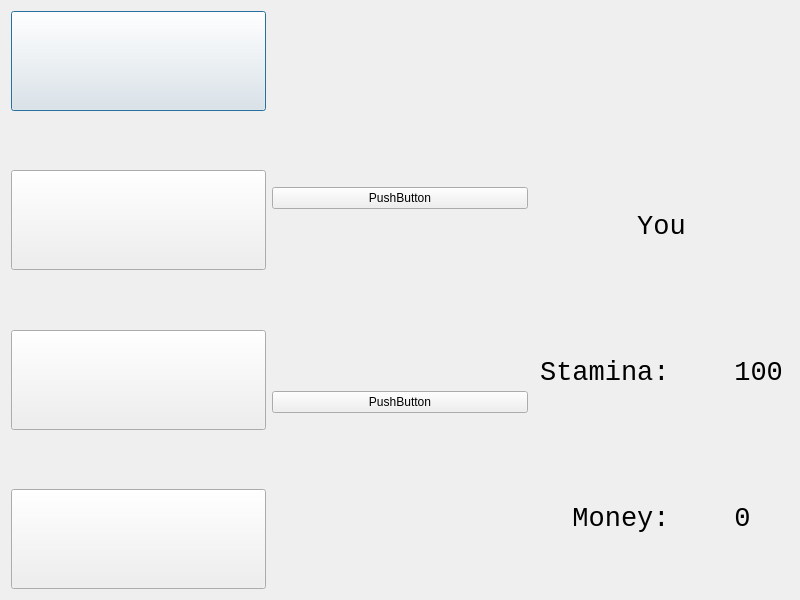
<?xml version="1.0" encoding="UTF-8"?>
<ui version="4.0">
 <class>Dialog</class>
 <widget class="QDialog" name="Dialog">
  <property name="geometry">
   <rect>
    <x>0</x>
    <y>0</y>
    <width>800</width>
    <height>600</height>
   </rect>
  </property>
  <property name="windowTitle">
   <string>Dialog</string>
  </property>
  <layout class="QHBoxLayout" name="horizontalLayout">
   <item>
    <layout class="QVBoxLayout" name="verticalLayout">
     <item>
      <widget class="QPushButton" name="hoe">
       <property name="minimumSize">
        <size>
         <width>100</width>
         <height>100</height>
        </size>
       </property>
       <property name="text">
        <string/>
       </property>
      </widget>
     </item>
     <item>
      <spacer name="verticalSpacer_3">
       <property name="orientation">
        <enum>Qt::Vertical</enum>
       </property>
       <property name="sizeHint" stdset="0">
        <size>
         <width>20</width>
         <height>40</height>
        </size>
       </property>
      </spacer>
     </item>
     <item>
      <widget class="QPushButton" name="knife">
       <property name="minimumSize">
        <size>
         <width>100</width>
         <height>100</height>
        </size>
       </property>
       <property name="text">
        <string/>
       </property>
      </widget>
     </item>
     <item>
      <spacer name="verticalSpacer_2">
       <property name="orientation">
        <enum>Qt::Vertical</enum>
       </property>
       <property name="sizeHint" stdset="0">
        <size>
         <width>20</width>
         <height>40</height>
        </size>
       </property>
      </spacer>
     </item>
     <item>
      <widget class="QPushButton" name="pot">
       <property name="minimumSize">
        <size>
         <width>100</width>
         <height>100</height>
        </size>
       </property>
       <property name="text">
        <string/>
       </property>
      </widget>
     </item>
     <item>
      <spacer name="verticalSpacer">
       <property name="orientation">
        <enum>Qt::Vertical</enum>
       </property>
       <property name="sizeHint" stdset="0">
        <size>
         <width>20</width>
         <height>40</height>
        </size>
       </property>
      </spacer>
     </item>
     <item>
      <widget class="QPushButton" name="seed">
       <property name="minimumSize">
        <size>
         <width>100</width>
         <height>100</height>
        </size>
       </property>
       <property name="text">
        <string/>
       </property>
      </widget>
     </item>
    </layout>
   </item>
   <item>
    <layout class="QVBoxLayout" name="verticalLayout_3">
     <item>
      <widget class="QPushButton" name="pushButton_2">
       <property name="text">
        <string>PushButton</string>
       </property>
       <property name="flat">
        <bool>false</bool>
       </property>
      </widget>
     </item>
     <item>
      <widget class="QPushButton" name="pushButton">
       <property name="text">
        <string>PushButton</string>
       </property>
      </widget>
     </item>
    </layout>
   </item>
   <item>
    <layout class="QVBoxLayout" name="verticalLayout_2">
     <item>
      <widget class="QLabel" name="avatar">
       <property name="maximumSize">
        <size>
         <width>100000</width>
         <height>100000</height>
        </size>
       </property>
       <property name="text">
        <string/>
       </property>
       <property name="pixmap">
        <pixmap resource="png.qrc">:/avatar/avatar.png</pixmap>
       </property>
       <property name="alignment">
        <set>Qt::AlignCenter</set>
       </property>
      </widget>
     </item>
     <item>
      <widget class="QLabel" name="Name">
       <property name="font">
        <font>
         <family>Consolas</family>
         <pointsize>20</pointsize>
        </font>
       </property>
       <property name="text">
        <string>You</string>
       </property>
       <property name="alignment">
        <set>Qt::AlignCenter</set>
       </property>
      </widget>
     </item>
     <item>
      <widget class="QLabel" name="Stamina">
       <property name="font">
        <font>
         <family>Consolas</family>
         <pointsize>20</pointsize>
        </font>
       </property>
       <property name="text">
        <string>Stamina:    100</string>
       </property>
       <property name="alignment">
        <set>Qt::AlignCenter</set>
       </property>
      </widget>
     </item>
     <item>
      <widget class="QLabel" name="Money">
       <property name="font">
        <font>
         <family>Consolas</family>
         <pointsize>20</pointsize>
        </font>
       </property>
       <property name="text">
        <string>Money:    0</string>
       </property>
       <property name="alignment">
        <set>Qt::AlignCenter</set>
       </property>
      </widget>
     </item>
    </layout>
   </item>
  </layout>
 </widget>
 <resources>
  <include location="png.qrc"/>
 </resources>
 <connections/>
</ui>
